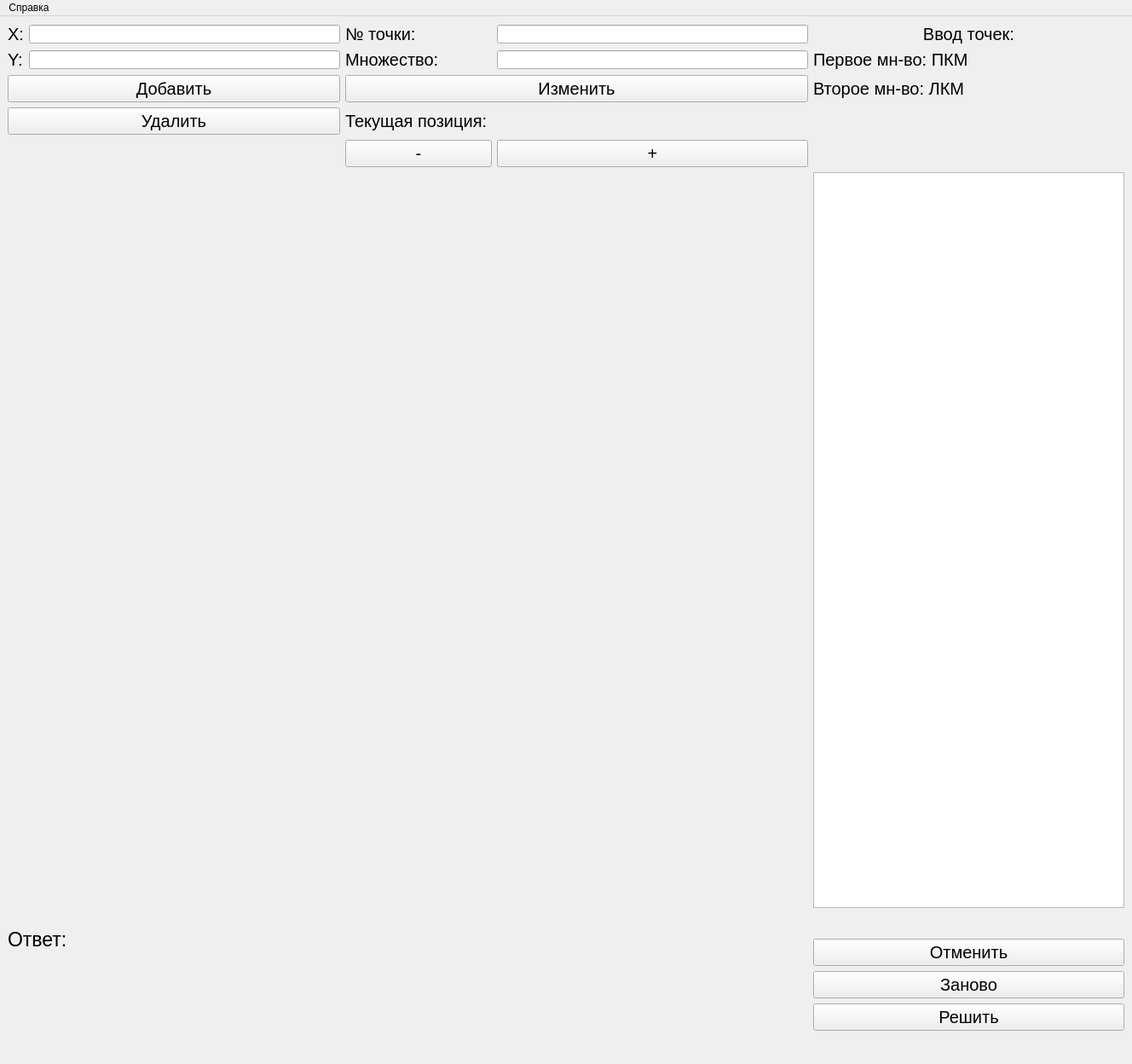
<?xml version="1.0" encoding="UTF-8"?>
<ui version="4.0">
 <class>MainWindow</class>
 <widget class="QMainWindow" name="MainWindow">
  <property name="geometry">
   <rect>
    <x>0</x>
    <y>0</y>
    <width>1328</width>
    <height>1248</height>
   </rect>
  </property>
  <property name="windowTitle">
   <string>Лабораторная работа №1</string>
  </property>
  <widget class="QWidget" name="centralwidget">
   <layout class="QGridLayout" name="gridLayout">
    <item row="1" column="1">
     <widget class="QLineEdit" name="yLineEdit"/>
    </item>
    <item row="1" column="4">
     <widget class="QLabel" name="label_1">
      <property name="font">
       <font>
        <pointsize>15</pointsize>
       </font>
      </property>
      <property name="autoFillBackground">
       <bool>false</bool>
      </property>
      <property name="text">
       <string>Первое мн-во: ПКМ</string>
      </property>
     </widget>
    </item>
    <item row="3" column="3">
     <widget class="QLabel" name="curCoordLabel">
      <property name="font">
       <font>
        <pointsize>15</pointsize>
       </font>
      </property>
      <property name="layoutDirection">
       <enum>Qt::LeftToRight</enum>
      </property>
      <property name="text">
       <string/>
      </property>
     </widget>
    </item>
    <item row="1" column="0">
     <widget class="QLabel" name="yAddLabel">
      <property name="font">
       <font>
        <pointsize>15</pointsize>
       </font>
      </property>
      <property name="text">
       <string>Y:</string>
      </property>
     </widget>
    </item>
    <item row="2" column="2" colspan="2">
     <widget class="QPushButton" name="changeButton">
      <property name="font">
       <font>
        <pointsize>15</pointsize>
       </font>
      </property>
      <property name="text">
       <string>Изменить</string>
      </property>
      <property name="shortcut">
       <string>Ctrl+C</string>
      </property>
     </widget>
    </item>
    <item row="12" column="4">
     <widget class="QPushButton" name="cancelButton">
      <property name="font">
       <font>
        <pointsize>15</pointsize>
       </font>
      </property>
      <property name="text">
       <string>Отменить</string>
      </property>
      <property name="shortcut">
       <string>Ctrl+Z</string>
      </property>
     </widget>
    </item>
    <item row="0" column="2">
     <widget class="QLabel" name="pointNumLabel">
      <property name="font">
       <font>
        <pointsize>15</pointsize>
       </font>
      </property>
      <property name="text">
       <string>№ точки:</string>
      </property>
     </widget>
    </item>
    <item row="0" column="3">
     <widget class="QLineEdit" name="pointNumLineEdit"/>
    </item>
    <item row="14" column="4">
     <widget class="QPushButton" name="solveButton">
      <property name="font">
       <font>
        <pointsize>15</pointsize>
       </font>
      </property>
      <property name="styleSheet">
       <string notr="true">color = rgb(143, 100, 164)</string>
      </property>
      <property name="text">
       <string>Решить</string>
      </property>
      <property name="shortcut">
       <string>Ctrl+S</string>
      </property>
     </widget>
    </item>
    <item row="16" column="4" rowspan="2">
     <widget class="QWidget" name="widget" native="true"/>
    </item>
    <item row="0" column="4">
     <widget class="QLabel" name="label">
      <property name="font">
       <font>
        <pointsize>15</pointsize>
       </font>
      </property>
      <property name="text">
       <string>Ввод точек:</string>
      </property>
      <property name="alignment">
       <set>Qt::AlignCenter</set>
      </property>
     </widget>
    </item>
    <item row="3" column="2">
     <widget class="QLabel" name="curPosLabel">
      <property name="font">
       <font>
        <pointsize>15</pointsize>
       </font>
      </property>
      <property name="text">
       <string>Текущая позиция: </string>
      </property>
     </widget>
    </item>
    <item row="10" column="0" rowspan="11" colspan="4">
     <widget class="QLabel" name="solveLabel">
      <property name="font">
       <font>
        <pointsize>17</pointsize>
       </font>
      </property>
      <property name="text">
       <string>Ответ:</string>
      </property>
      <property name="alignment">
       <set>Qt::AlignLeading|Qt::AlignLeft|Qt::AlignTop</set>
      </property>
     </widget>
    </item>
    <item row="6" column="4">
     <widget class="QTableWidget" name="tableWidget">
      <property name="mouseTracking">
       <bool>false</bool>
      </property>
      <property name="tabletTracking">
       <bool>false</bool>
      </property>
      <property name="sizeAdjustPolicy">
       <enum>QAbstractScrollArea::AdjustIgnored</enum>
      </property>
      <property name="columnCount">
       <number>0</number>
      </property>
     </widget>
    </item>
    <item row="6" column="0" rowspan="4" colspan="4">
     <widget class="QWidget" name="canvasWidget" native="true"/>
    </item>
    <item row="0" column="0">
     <widget class="QLabel" name="xLabel">
      <property name="font">
       <font>
        <pointsize>15</pointsize>
       </font>
      </property>
      <property name="text">
       <string>X:</string>
      </property>
     </widget>
    </item>
    <item row="2" column="0" colspan="2">
     <widget class="QPushButton" name="addButton">
      <property name="enabled">
       <bool>true</bool>
      </property>
      <property name="font">
       <font>
        <pointsize>15</pointsize>
       </font>
      </property>
      <property name="text">
       <string>Добавить</string>
      </property>
      <property name="shortcut">
       <string>Return</string>
      </property>
     </widget>
    </item>
    <item row="1" column="3">
     <widget class="QLineEdit" name="setNumLineEdit"/>
    </item>
    <item row="3" column="0" colspan="2">
     <widget class="QPushButton" name="delButton">
      <property name="enabled">
       <bool>true</bool>
      </property>
      <property name="font">
       <font>
        <pointsize>15</pointsize>
       </font>
      </property>
      <property name="text">
       <string>Удалить</string>
      </property>
      <property name="shortcut">
       <string>Ctrl+X</string>
      </property>
     </widget>
    </item>
    <item row="13" column="4">
     <widget class="QPushButton" name="restartButton">
      <property name="font">
       <font>
        <pointsize>15</pointsize>
       </font>
      </property>
      <property name="text">
       <string>Заново</string>
      </property>
      <property name="shortcut">
       <string>Ctrl+D</string>
      </property>
     </widget>
    </item>
    <item row="1" column="2">
     <widget class="QLabel" name="setAddLabel">
      <property name="font">
       <font>
        <pointsize>15</pointsize>
       </font>
      </property>
      <property name="text">
       <string>Множество:</string>
      </property>
     </widget>
    </item>
    <item row="0" column="1">
     <widget class="QLineEdit" name="xLineEdit"/>
    </item>
    <item row="2" column="4">
     <widget class="QLabel" name="label_2">
      <property name="font">
       <font>
        <pointsize>15</pointsize>
       </font>
      </property>
      <property name="text">
       <string>Второе мн-во: ЛКМ</string>
      </property>
     </widget>
    </item>
    <item row="5" column="3">
     <widget class="QPushButton" name="plusButton">
      <property name="font">
       <font>
        <pointsize>15</pointsize>
       </font>
      </property>
      <property name="text">
       <string>+</string>
      </property>
     </widget>
    </item>
    <item row="5" column="2">
     <widget class="QPushButton" name="minusButton">
      <property name="font">
       <font>
        <pointsize>15</pointsize>
       </font>
      </property>
      <property name="text">
       <string>-</string>
      </property>
     </widget>
    </item>
   </layout>
  </widget>
  <widget class="QMenuBar" name="menubar">
   <property name="geometry">
    <rect>
     <x>0</x>
     <y>0</y>
     <width>1328</width>
     <height>25</height>
    </rect>
   </property>
   <widget class="QMenu" name="infoMenu">
    <property name="title">
     <string>Справка</string>
    </property>
    <addaction name="progInfo"/>
    <addaction name="authorInfo"/>
    <addaction name="separator"/>
    <addaction name="exitAction"/>
   </widget>
   <addaction name="infoMenu"/>
  </widget>
  <action name="progInfo">
   <property name="text">
    <string>О программе</string>
   </property>
   <property name="font">
    <font>
     <pointsize>15</pointsize>
    </font>
   </property>
  </action>
  <action name="authorInfo">
   <property name="text">
    <string>Об авторе</string>
   </property>
   <property name="font">
    <font>
     <pointsize>15</pointsize>
    </font>
   </property>
  </action>
  <action name="exitAction">
   <property name="text">
    <string>Выход</string>
   </property>
   <property name="font">
    <font>
     <pointsize>15</pointsize>
    </font>
   </property>
   <property name="shortcut">
    <string>Ctrl+E</string>
   </property>
   <property name="menuRole">
    <enum>QAction::ApplicationSpecificRole</enum>
   </property>
   <property name="shortcutVisibleInContextMenu">
    <bool>false</bool>
   </property>
  </action>
 </widget>
 <resources/>
 <connections/>
</ui>
